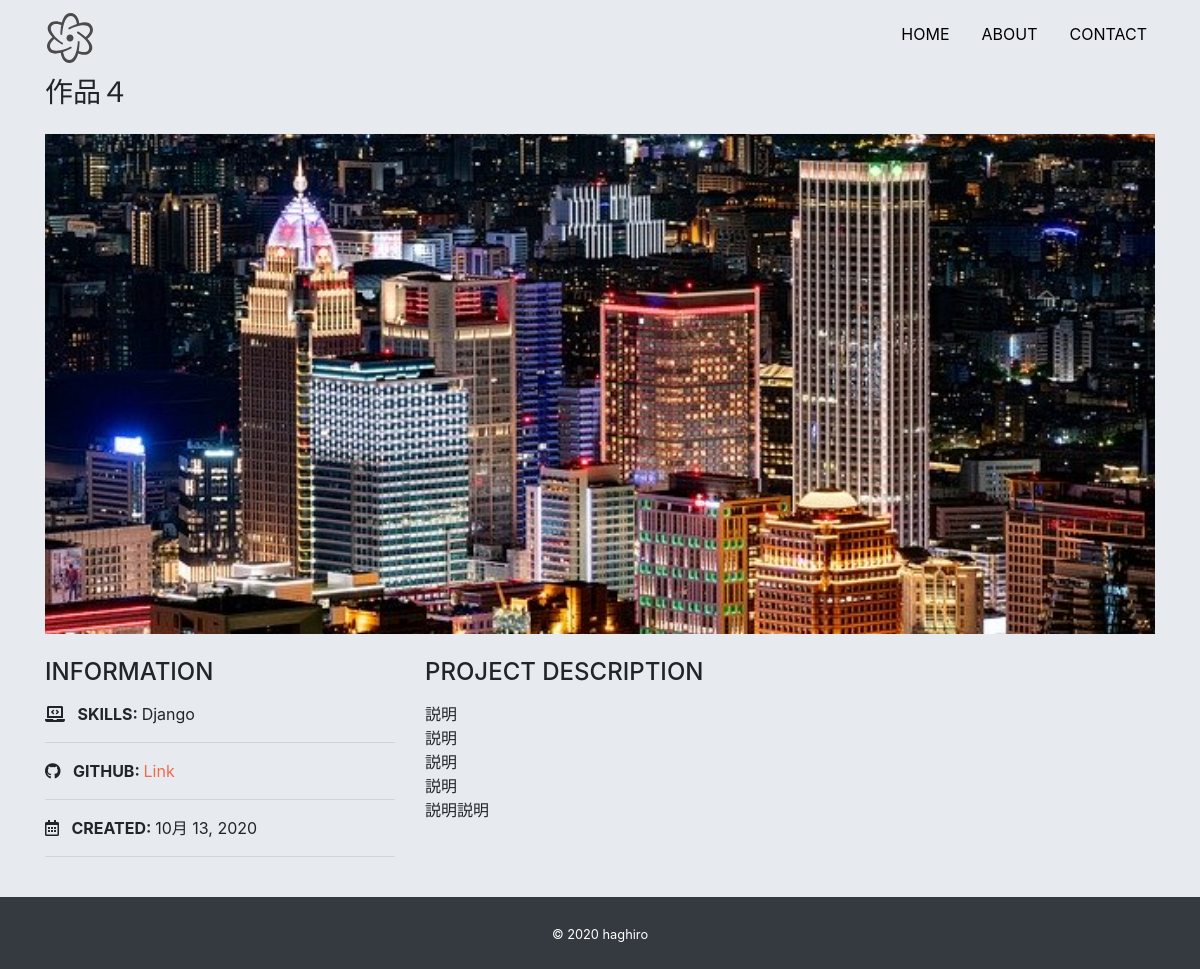
/detail/1, run on the app's committed database.
### app/models.py (models this page shows, shortened)
class Work(models.Model):
    title = models.CharField('タイトル', max_length=100)
    image = models.ImageField(upload_to='images', verbose_name='イメージ画像')
    thumbnail = models.ImageField(
        upload_to='images', verbose_name='サムネイル', null=True, blank=True)
    skill = models.CharField('スキル', max_length=100)
    url = models.CharField('URL', max_length=100, null=True, blank=True)
    created = models.DateField('作成日')
    description = models.TextField('説明')

### app/views.py (the view)
# urls.py: path('detail/<int:pk>', views.DetailView.as_view(), name='detail'),
class DetailView(View):
    def get(self, request, *args, **kwargs):
        work_data = Work.objects.get(id=self.kwargs['pk'])
        return render(request, 'app/detail.html', {
            'work_data': work_data
        })

### app/templates/app/detail.html
{% extends 'app/base.html' %}
{% block content %}
<h3 class="mb-4">{{ work_data.title }}</h3>
<div class="card top mb-4">
  <img src="{{ work_data.image.url }}" alt="">
</div>
<div class="row">
  <div class="col-sm-4 mb-4">
    <h4 class="mb-3">INFORMATION</h4>
    <p>
      <i class="fas fa-laptop-code mr-2"></i>
      <span class="font-weight-bolder">SKILLS: </span>
      {{ work_data.skill }}
    </p>
    <hr>
    <p>
      <i class="fab fa-github mr-2"></i>
      <span class="font-weight-bolder">GITHUB: </span>
      {% if work_data.url %}
      <a href="{{ work_data.url }}" target="_blank" class="link-color">Link</a>
      {% else %}
      Private
      {% endif %}
    </p>
    <hr>
    <p>
      <i class="far fa-calendar-alt mr-2"></i>
      <span class="font-weight-bolder">CREATED: </span>
      {{ work_data.created }}
    </p>
    <hr>
  </div>
  <div class="col-sm-8 mb-5">
    <h4 class="mb-3">PROJECT DESCRIPTION</h4>
    <p>{{ work_data.description|linebreaksbr }}</p>
  </div>
</div>
{% endblock content %}

### app/static/css/style.css (style rules this page uses)
* { margin: 0; padding: 0; box-sizing: border-box; }
body { background: #e7ebf0; display: flex; flex-flow: column; min-height: 100vh; }
.top img { object-fit: cover; height: 500px; }
.link-color { color: #EE6C4D; }
.card { border: none; }

### data on the page
Work: title "作品４", image (picture), skill "Django", created "10月 13, 2020", description "説明 説明 説明 説明 説明説明"
